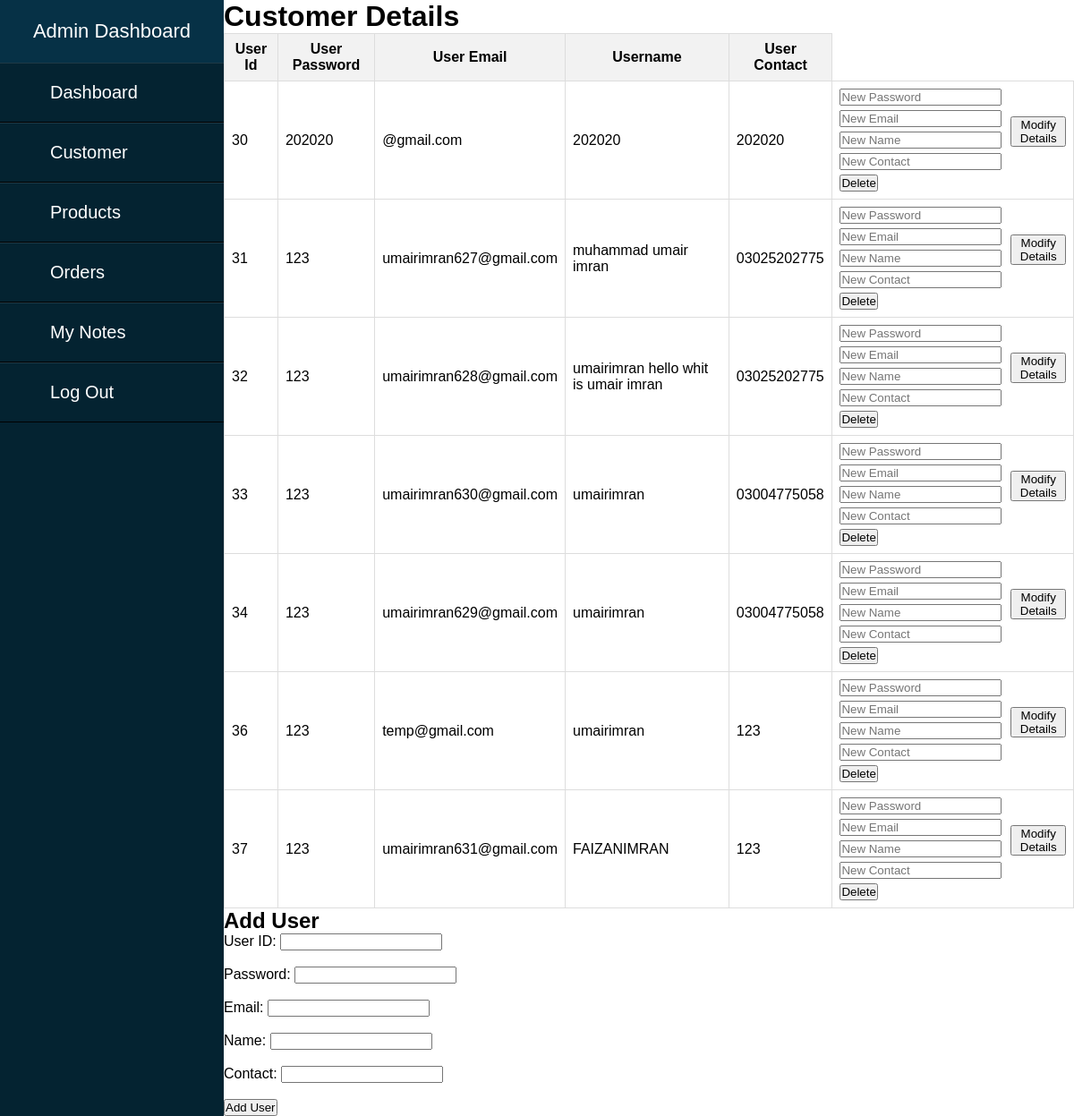
The app's page /Customer.html, older data.
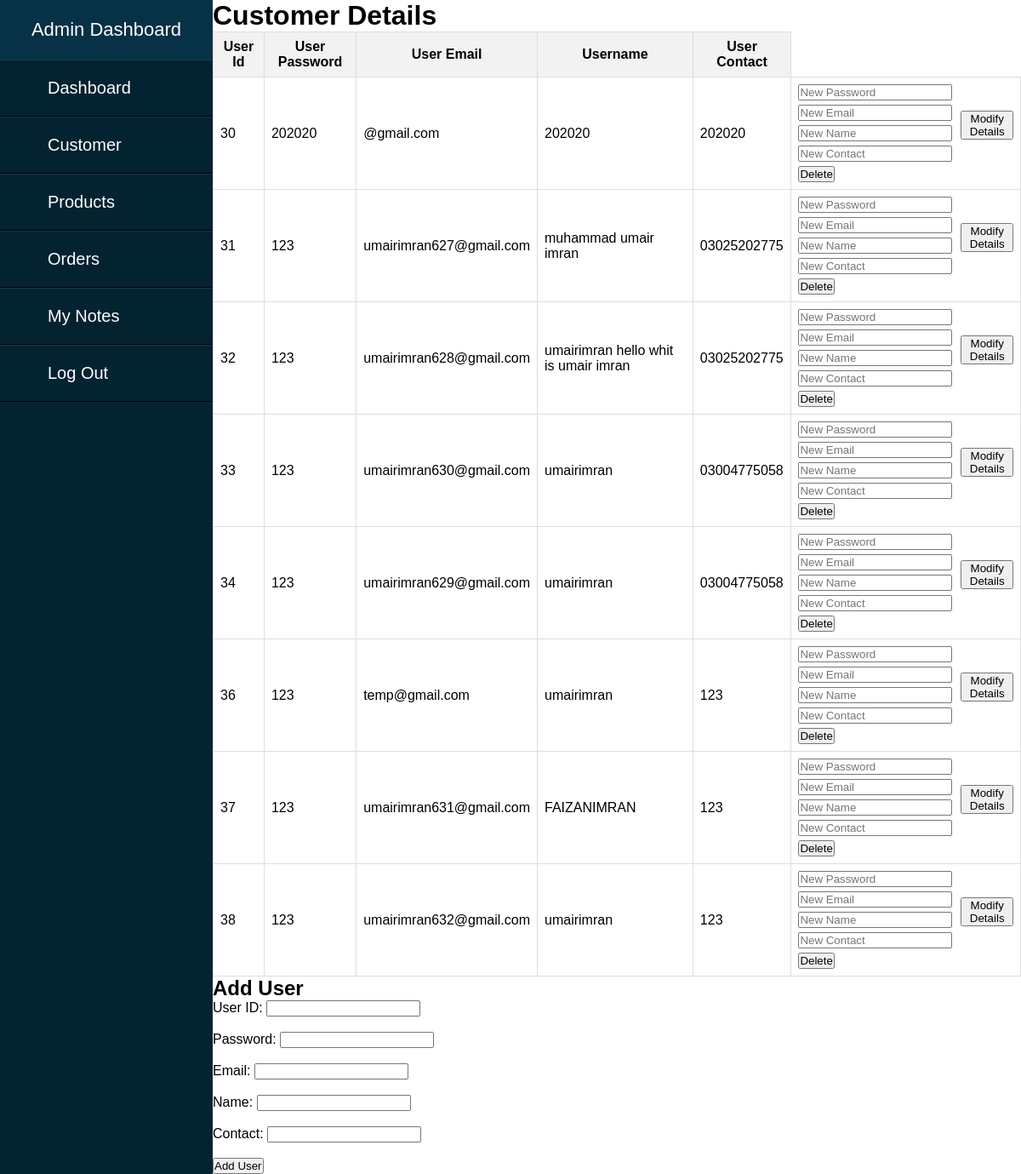
The same page, newer data.
### tables this page shows
CREATE TABLE "users" (
	"userId"	INTEGER,
	"userPassword"	VARCHAR(20),
	"userEmail"	email UNIQUE,
	"userName"	VARCHAR(50),
	"userContact"	VARCHAR(20),
	PRIMARY KEY("userId" AUTOINCREMENT)
);

### main.py (the view)
@app.route('/Customer.html')
def index3():
    conn = sqlite3.connect('database.db')
    cursor = conn.cursor()
    cursor.execute("SELECT USERID,USERPASSWORD,USEREMAIL,USERNAME,USERCONTACT FROM USERS WHERE USERID <>35 ORDER BY USERID")
    data = cursor.fetchall()
    conn.close()
    return render_template('Customer.html',data=data)

### templates/Customer.html (shortened to what this page needs)
<!DOCTYPE html>
<html lang="en">
<head>
    <link rel="stylesheet" href="{{ url_for('static', filename='cust.css') }}">
</head>
<body>
    <div class="sidebar">
        <header>Admin Dashboard</header>
        <ul>
            <li><a href="admin_pg.html">Dashboard</a></li>
            <li><a href="Customer.html">Customer</a></li>
            <li><a href="Products.html">Products</a></li>
            <li><a href="orders.html">Orders</a></li>
            <li><a href="MyNotes.html">My Notes</a></li>
            <li><a href="login_pg.html">Log Out</a></li>
        </ul>
    </div>
    <div class="content">
        <h1>Customer Details</h1>
        <table>
            <thead>
                <tr>
                    <th>User Id</th>
                    <th>User Password</th>
                    <th>User Email</th>
                    <th>Username</th>
                    <th>User Contact</th>
                </tr>
            </thead>
            <tbody>
                {% for row in data %}
                <tr>
                    <td>{{ row[0] }}</td>
                    <td>{{ row[1] }}</td>
                    <td>{{ row[2] }}</td>
                    <td>{{ row[3] }}</td>
                    <td>{{ row[4] }}</td>
                    <td>
                        <form action="/edit_user" method="post" class="edit-form">
                            <div class="edit-fields">
                                <input type="text" name="user_password" placeholder="New Password">
                                <input type="text" name="user_email" placeholder="New Email">
                                <input type="text" name="user_name" placeholder="New Name">
                                <input type="text" name="user_contact" placeholder="New Contact">
                            </div>
                            <button type="submit">Modify Details</button>
                        </form>
                        <form action="/edit_user" method="post">
                            <button type="submit" formaction="/delete_user">Delete</button>
                        </form>
                    </td>
                </tr>
                {% endfor %}
            </tbody>
        </table>
        <h2>Add User</h2>
<form action="/add_user" method="post" class="addus">
    <label for="user_id">User ID:</label>
    <input type="text" id="user_id" name="user_id"><br><br>
    <label for="user_password">Password:</label>
    <input type="text" id="user_password" name="user_password"><br><br>
    <label for="user_email">Email:</label>
    <input type="text" id="user_email" name="user_email"><br><br>
    <label for="user_name">Name:</label>
    <input type="text" id="user_name" name="user_name"><br><br>
    <label for="user_contact">Contact:</label>
    <input type="text" id="user_contact" name="user_contact"><br><br>
    <button type="submit">Add User</button>
</form>
    </div>
</body>
</html>

### static/cust.css (style rules this page uses)
html,body { width: 100%; height: 100%; font-family: sans-serif; }
* { margin: 0; padding: 0; list-style: none; text-decoration: none; }
.sidebar { position: fixed; left:0; width:250px; height: 100%; background: #042331; }
.sidebar header { font-size: 22px; color: white; text-align: center; line-height: 70px; background: #063146; user-select: none; }
.sidebar ul a { display: block; height: 100%; width: 100%; line-height: 65px; font-size: 20px; color: white; padding-left: 40px; box-sizing: border-box; border-top: 1px solid rgba(255,255,255,.1); border-bottom: 1px solid black; }
.content { margin-left: 250px; }
table { border-collapse: collapse; width: 100%; }
th, td { border: 1px solid #dddddd; padding: 8px; }
th { background-color: #f2f2f2; }
.edit-form { display: flex; align-items: center; }
.edit-fields { margin-right: 10px; }
.edit-fields input { display: block; margin-bottom: 5px; }

Row changes from the older to the newer data that the page shows:
added users: userId "38", userPassword "123", userEmail "umairimran632@gmail.com", userName "umairimran", userContact "123"
